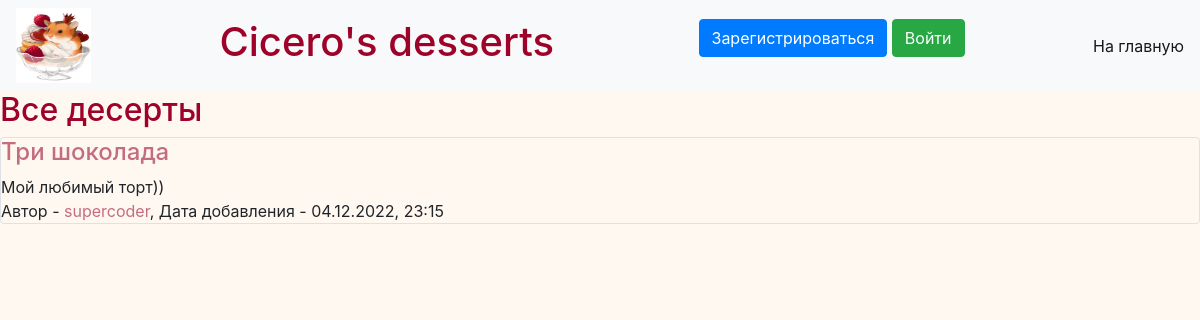
Before: / with the older database file.
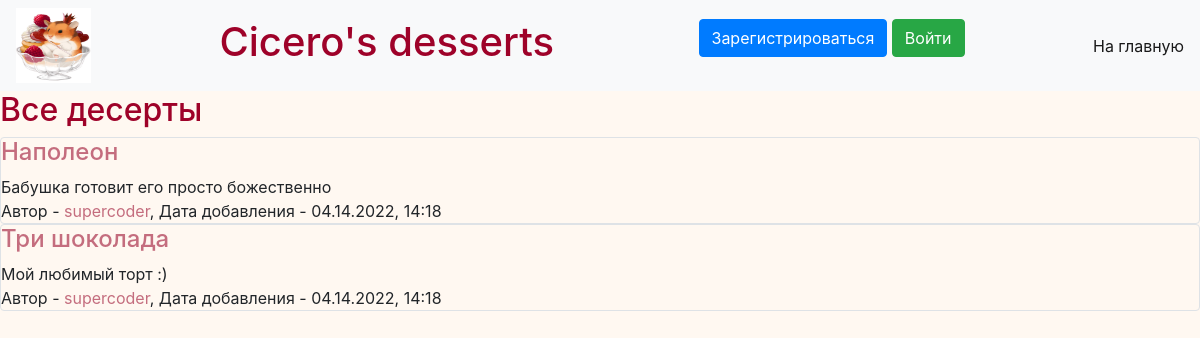
After: the same page with the newer database file.
### data/desserts.py (models this page shows)
class Dessert(SqlAlchemyBase):
    __tablename__ = 'desserts'
    id = sqlalchemy.Column(sqlalchemy.Integer, primary_key=True, autoincrement=True)
    title = sqlalchemy.Column(sqlalchemy.String, nullable=False)
    content = sqlalchemy.Column(sqlalchemy.String, nullable=False)
    country = sqlalchemy.Column(sqlalchemy.String, nullable=False)
    created_date = sqlalchemy.Column(sqlalchemy.String, default=datetime.datetime.now().strftime('%m.%d.%Y, %H:%M'))
    user_id = sqlalchemy.Column(sqlalchemy.Integer, sqlalchemy.ForeignKey("users.id"))
    user = orm.relation('User')

### data/users.py (models this page shows, shortened)
class User(SqlAlchemyBase, UserMixin):
    __tablename__ = 'users'
    id = sqlalchemy.Column(sqlalchemy.Integer, primary_key=True, autoincrement=True)
    email = sqlalchemy.Column(sqlalchemy.String, nullable=False, unique=True)
    name = sqlalchemy.Column(sqlalchemy.String, nullable=False, unique=True)
    hashed_password = sqlalchemy.Column(sqlalchemy.String, nullable=False)
    about = sqlalchemy.Column(sqlalchemy.String, nullable=False)
    desserts = orm.relation("Dessert", back_populates='user')

### main.py (the view)
@app.route("/")
def default_page():
    db_sess = db_session.create_session()
    desserts = db_sess.query(Dessert)[::-1]
    return render_template("index.html", title="Cicero's desserts", current_user=current_user, desserts=desserts)

### data/db_session.py (called while the page is built)
def create_session() -> Session:
    global __factory
    return __factory()

### templates/index.html (shortened to what this page needs)
{% extends "base.html" %}
{% block content %}
<h2>Все десерты</h2>
    {% for item in desserts %}
        <div class="col-md6 border rounded">
            <a href="/desserts/{{item.id}}"><h4>{{ item.title }}</h4></a>
            <div>
                {{ item.content.split('\r\n')[0] }}
            </div>
            <div>
                Автор - <a href="/profile/{{item.user.id}}">{{ item.user.name }}</a>, Дата добавления - {{ item.created_date }}
            </div>
        </div>
    {% endfor %}
{% endblock %}

Changed rows visible on the page:
added Dessert: title "Наполеон", content "Бабушка готовит его просто божественно", user.name "supercoder", created_date "04.14.2022, 14:18"
changed Dessert "Три шоколада": content "Мой любимый торт))" → "Мой любимый торт :)"; created_date "04.12.2022, 23:15" → "04.14.2022, 14:18"
